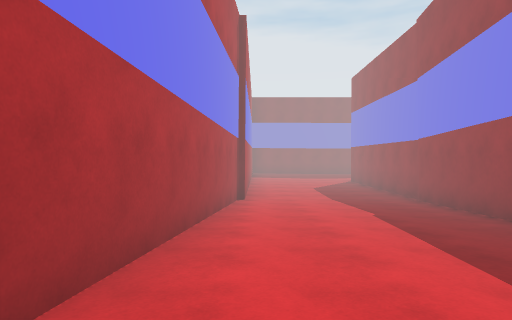
view 1 (above)

24 first-person views from a walk through a 3-D level made in the Unity game engine. The camera is 1.3 m above the floor, looks level and sees 75° across. The floor is counted in squares, 2 m on a side. Each view is taken from the middle of a square. On the plan, view 1 faces up. The plan holds only what a view shows up to about 10 squares ahead; the rest is blank. The place goes on beyond the plan. The player character is not drawn. Some animated figures are not drawn.

view 2
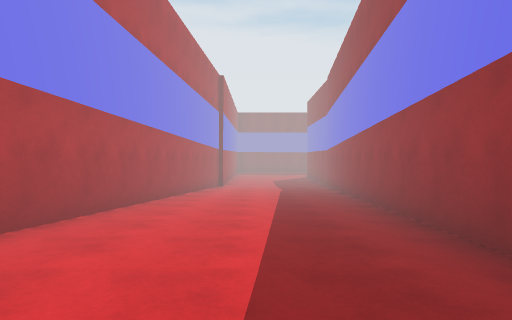

view 3
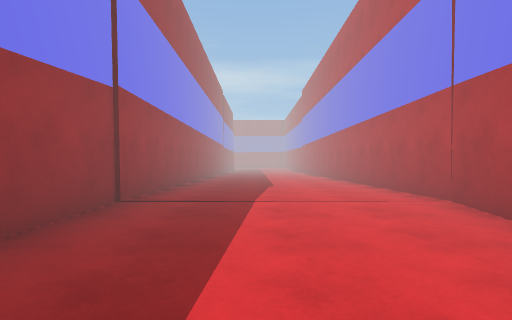

view 4
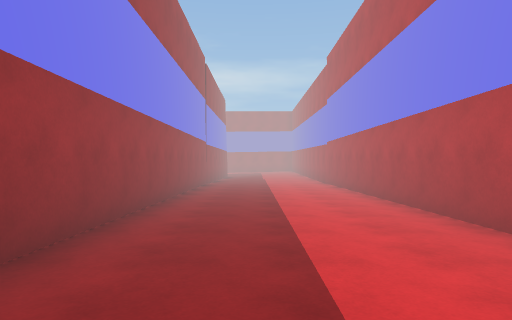

view 5
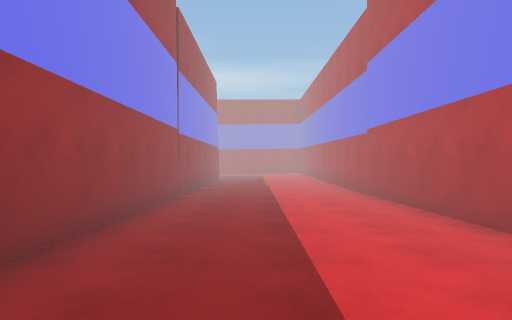

view 6
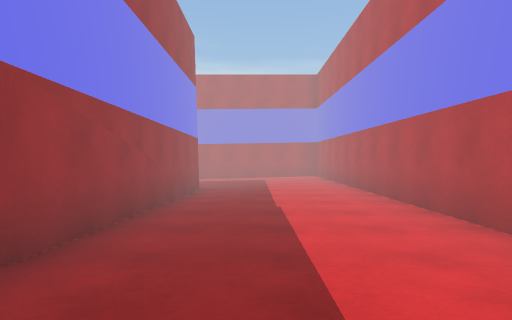

view 7
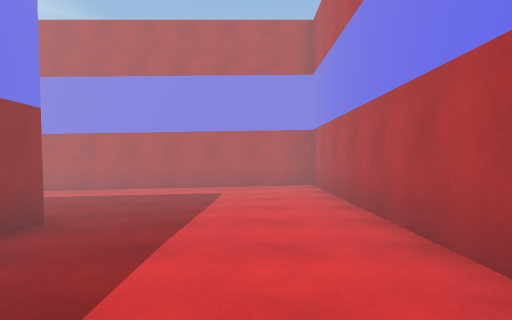

view 8
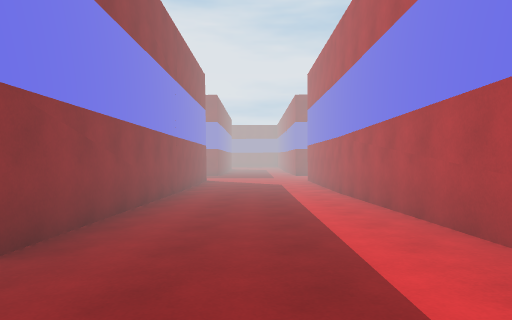

view 9
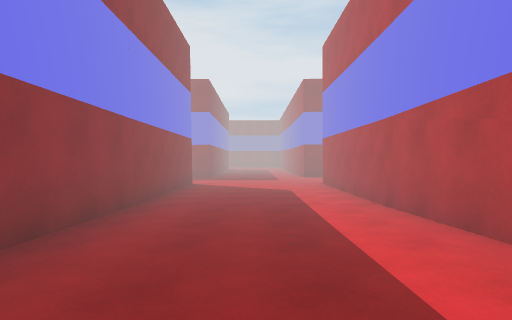

view 10
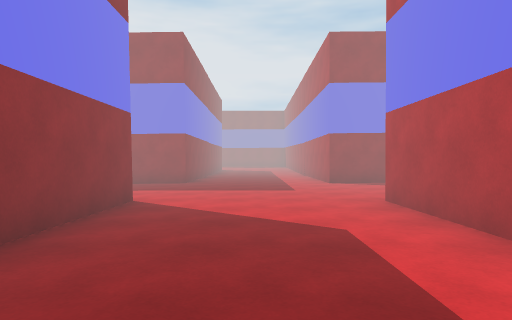

view 11
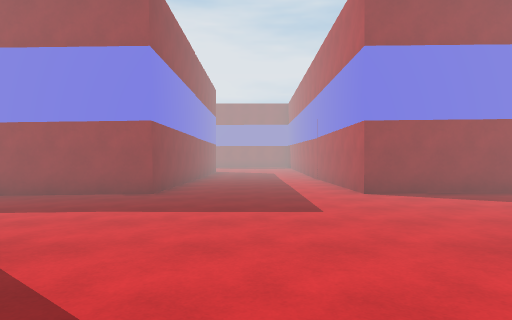

view 12
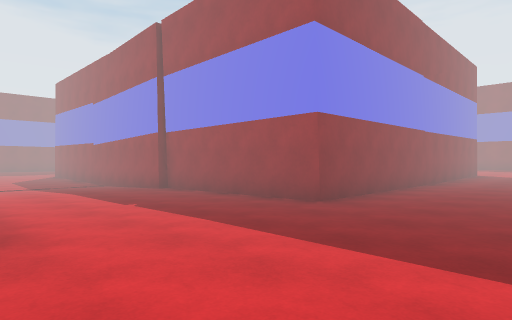

view 13
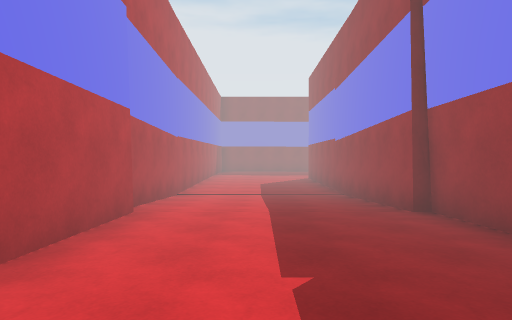

view 14
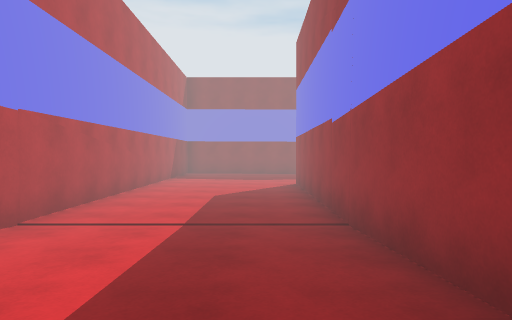

view 15
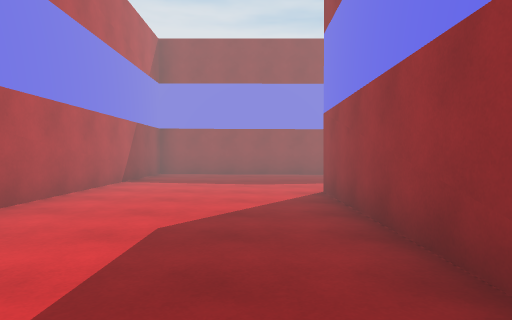

view 16
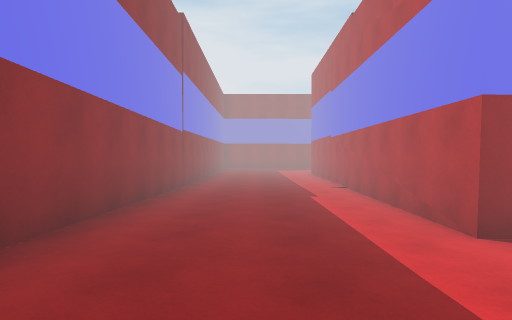

view 17
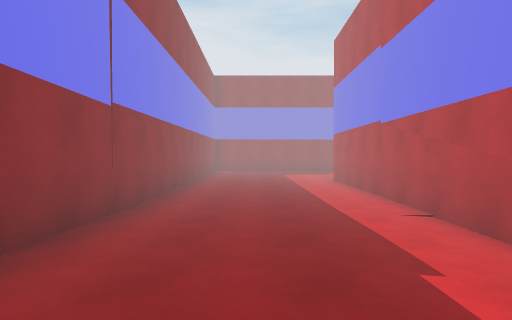

view 18
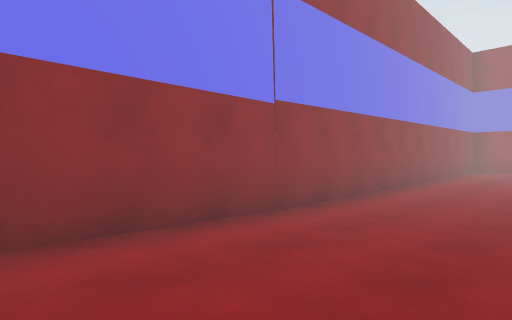

view 19
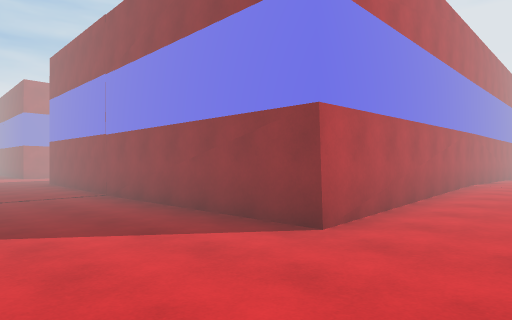

view 20
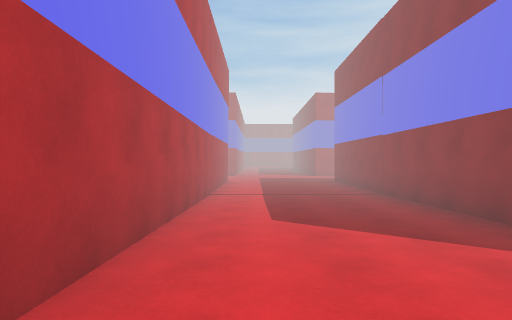

view 21
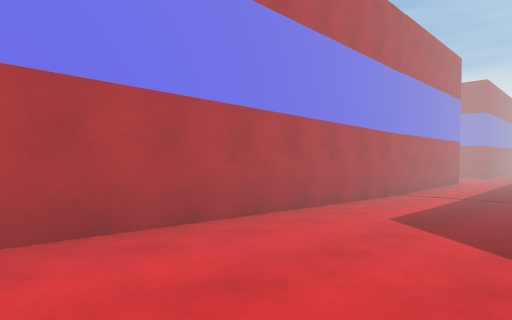

view 22
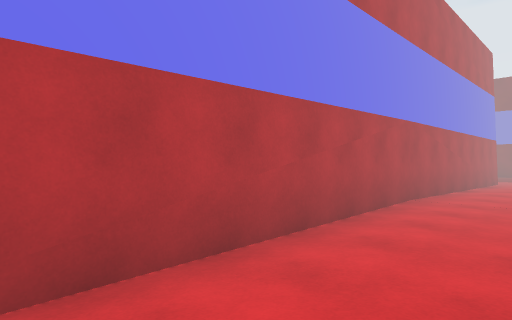

view 23
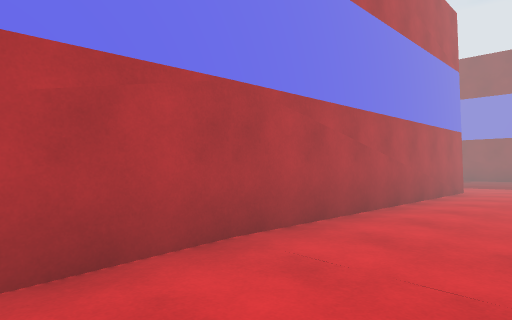

view 24
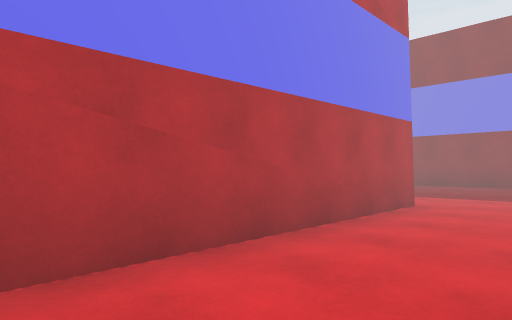

### Floor plan
Key: @ floor where view 1 was taken; # wall or solid block; . main floor; : floor 0.25 m higher than the main floor; - floor 0.25 m lower than the main floor; + floor 0.5 m higher than the main floor; * floor 0.75 m higher than the main floor.
Columns run from 2 left of view 1 to 30 right of it. Each row starts with its distance up from view 1.
 10  #....#
  9  #....#
  8  #... #
  7  #....#
  6  #....#
  5  #::::#
  4  #::::#
  3  #::::#
  2  #:::##
  1  #+++#
  0  #@++#
 -1 ##+++#
 -2 #***+#
 -3 #****#
 -4 #****#
 -5 #****#         ##################
 -6 #****#         #............:::::
 -7 #+++*#         #.............:::
 -8 #++++#         #.............:::
 -9 #++++#         #..--###.......::
-10 #++++#         #.--## #########:
-11 #++++#         #---#          #::
-12 #++++#         #---#          #::
-13 #++++#         #---#          #::
-14 #++++#         #---#          #::
-15 #++++#         #---#          #::
-16 #++++#         #---#          #::
-17 #::::#         #---#          #::
-18 #::::#         #---##         #::
-19 #::::#         #....#         #::
-20 #+++:#         #....#         #::
-21 #+++:#         #....#         #::
-22 #++::#         #....#         #:+
-23 #++::###########....###########::
-24 #++::::.......................:::
-25 #++::::......................:::
-26 #++:::::....................:::::
-27 ################....#############
-28                 ....#
-29                   ..#
-30                    .#

Positions as (right, up) in squares from view 1, and headings:
1: (0, 0), facing up
2: (1, -5), facing up
3: (1, 1), facing down
4: (1, -5), facing down
5: (1, -9), facing down
6: (1, -14), facing down
7: (0, -19), facing down
8: (0, -25), facing right
9: (3, -25), facing right
10: (8, -25), facing right
11: (11, -25), facing right
12: (13, -26), facing up-right
13: (15, -23), facing up
14: (16, -19), facing up
15: (16, -15), facing up
16: (14, -7), facing right
17: (18, -7), facing right
18: (19, -8), facing up-right
19: (30, -26), facing up-left
20: (30, -26), facing left
21: (30, -24), facing down-left
22: (30, -22), facing up-left
23: (30, -18), facing up-left
24: (30, -15), facing up-left
